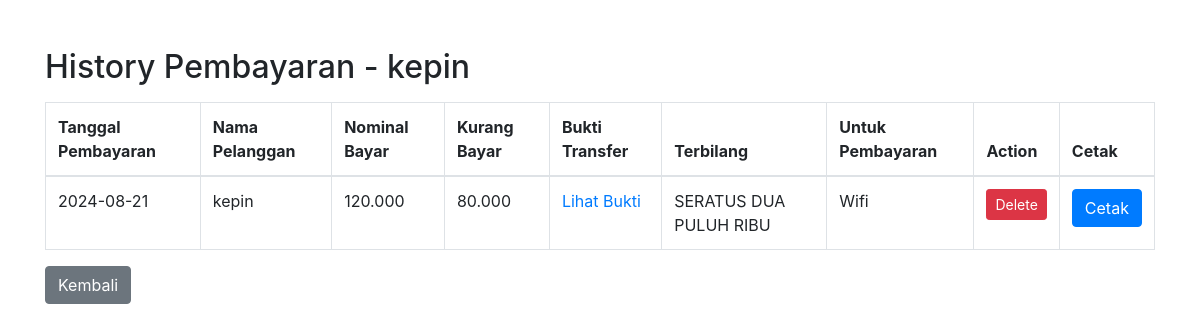
The page /history_pembayaran.php?id=2 on the database its author committed.
### tables this page shows
CREATE TABLE `pelanggan` (
  `id` int(11) NOT NULL,
  `nama_pelanggan` varchar(100) NOT NULL,
  `no_wa` varchar(20) NOT NULL,
  `alamat` text NOT NULL,
  `paket_wifi` varchar(50) NOT NULL,
  `tanggal_aktivasi` date NOT NULL,
  `status` enum('Aktif','Tidak Aktif') DEFAULT 'Tidak Aktif'
);

CREATE TABLE `pembayaran` (
  `id` int(11) NOT NULL,
  `pelanggan_id` int(11) DEFAULT NULL,
  `nominal_bayar` varchar(50) DEFAULT NULL,
  `kurang_bayar` varchar(50) DEFAULT NULL,
  `bukti_transfer` varchar(255) DEFAULT NULL,
  `terbilang` varchar(255) DEFAULT NULL,
  `untuk_pembayaran` varchar(255) DEFAULT NULL,
  `tanggal_pembayaran` varchar(50) DEFAULT NULL,
  `bukti_tf` varchar(255) DEFAULT NULL
);

### history_pembayaran.php (the view, shortened to what this page needs)
<?php
$conn = new mysqli("localhost", "root", "", "pilarapp");
$pelanggan_id = $_GET['id'];
$sql_nama = $conn->prepare("SELECT nama_pelanggan FROM pelanggan WHERE id = ?");
$sql_nama->bind_param("i", $pelanggan_id);
$sql_nama->execute();
$result_nama = $sql_nama->get_result();
if ($result_nama->num_rows > 0) {
    $nama_pelanggan = $result_nama->fetch_assoc()['nama_pelanggan'];
} else {
    $nama_pelanggan = "Tidak diketahui";
}
$sql = $conn->prepare("SELECT * FROM pembayaran WHERE pelanggan_id = ?");
$sql->bind_param("i", $pelanggan_id);
$sql->execute();
$result = $sql->get_result();
?>
<!DOCTYPE html>
<html lang="en">
<head>
    <link rel="stylesheet" href="https://stackpath.bootstrapcdn.com/bootstrap/4.5.2/css/bootstrap.min.css">
</head>
<body>
    <div class="container mt-5">
        <h2>History Pembayaran - <?php echo htmlspecialchars($nama_pelanggan); ?></h2>
        <table class="table table-bordered mt-3">
            <thead>
                <tr>
                    <th>Tanggal Pembayaran</th>
                    <th>Nama Pelanggan</th>
                    <th>Nominal Bayar</th>
                    <th>Kurang Bayar</th>
                    <th>Bukti Transfer</th>
                    <th>Terbilang</th>
                    <th>Untuk Pembayaran</th>
                    <th>Action</th>
                    <th>Cetak</th>
                </tr>
            </thead>
            <tbody>
                <?php
                if ($result->num_rows > 0) {
                    while ($row = $result->fetch_assoc()) {
                        echo "<tr>
                                <td>" . htmlspecialchars($row['tanggal_pembayaran']) . "</td>
                                <td>" . htmlspecialchars($nama_pelanggan) . "</td>
                                <td>" . htmlspecialchars($row['nominal_bayar']) . "</td>
                                <td>" . htmlspecialchars($row['kurang_bayar']) . "</td>
                                <td><a href='uploads/" . htmlspecialchars($row['bukti_tf']) . "' target='_blank'>Lihat Bukti</a></td>
                                <td>" . htmlspecialchars($row['terbilang']) . "</td>
                                <td>" . htmlspecialchars($row['untuk_pembayaran']) . "</td>
                                <td>
                                    <a href='delete.php?id=" . $row['id'] . "&pelanggan_id=" . $pelanggan_id . "' class='btn btn-danger btn-sm' onclick=\"return confirm('Apakah Anda yakin ingin menghapus data ini?');\">Delete</a>
                                </td>
                                <td>
                                    <button onclick=\"window.location.href='printkwitansi.php?id=" . $row['id'] . "'\" class='btn btn-primary'>Cetak</button>
                                </td>
                            </tr>";
                    }
                } else {
                    echo "<tr><td colspan='9'>Tidak ada data pembayaran yang ditemukan.</td></tr>";
                }
                ?>
            </tbody>
        </table>
        <a href="internet_home.php" class="btn btn-secondary">Kembali</a>
    </div>
</body>
</html>

### rows shown on the page
pelanggan: nama_pelanggan "kepin"
pembayaran: tanggal_pembayaran "2024-08-21", pelanggan.nama_pelanggan "kepin", nominal_bayar "120.000", kurang_bayar "80.000", terbilang "SERATUS DUA PULUH RIBU", untuk_pembayaran "Wifi"
